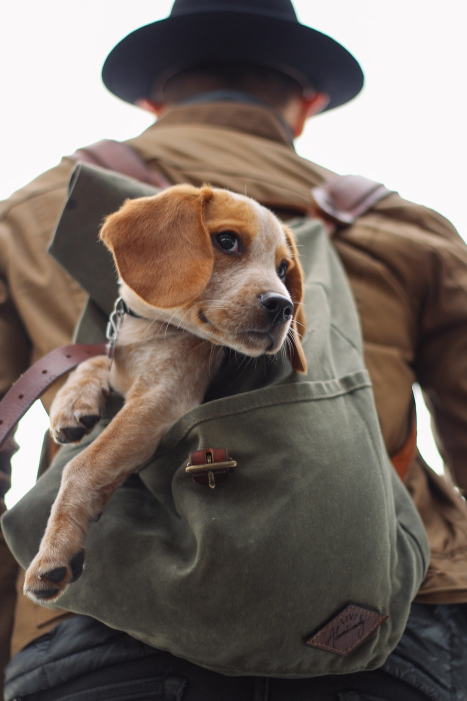
#> input picture course material/DATA/dog_backpack.jpg, 934 x 1401 px (shown at 1/2 size)
$ jupyter execute Ex02-Image-Basics-Assessment.ipynb
#> lines starting #> are read from the running program, lines starting #| are printed output that depends on the picture
<a href="https://www.pieriandata.com"></a>

# Image Basics Assessment

## Complete the Tasks in bold below. Keep in mind, you may need to run some of these tasks as Python scripts.

----------
#### TASK: Open the *dog_backpack.jpg* image from the DATA folder and display it in the notebook. Make sure to correct for the RGB order.

[cell 1]
import matplotlib.pyplot as plt
import cv2

[cell 2]
img_orig = cv2.imread('course material/DATA/dog_backpack.jpg')
#> img_orig is the input picture: shape (1401, 934, 3); mean B, G, R 99.5, 106.7, 118.1
img = img_orig.copy()

[cell 3]
plt.imshow(img)

[cell 4]
img = cv2.cvtColor(img, cv2.COLOR_BGR2RGB)
plt.imshow(img)
img_orig = img

#### TASK: Flip the image upside down and display it in the notebook.

[cell 5]
img = cv2.flip(img,-1)
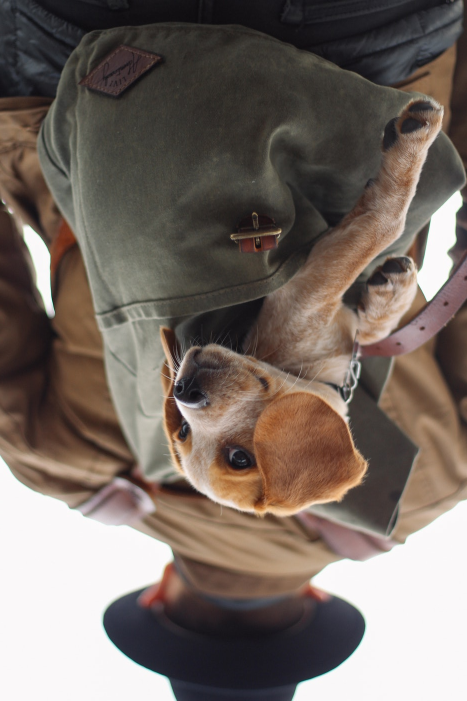
#> img: shape (1401, 934, 3) (shown at 1/2 size); mean R, G, B 118.1, 106.7, 99.5
plt.imshow(img)

#### TASK: Draw an empty RED rectangle around the dogs face and display the image in the notebook.

[cell 6]
#flip again to next task
img = cv2.flip(img,0)
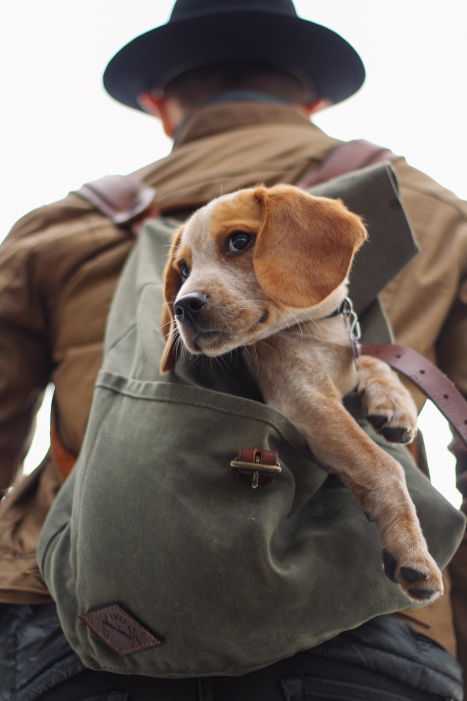
#> img: shape (1401, 934, 3) (shown at 1/2 size); mean R, G, B 118.1, 106.7, 99.5
img = cv2.flip(img,1)
plt.imshow(img)

[cell 7]
cv2.rectangle(img,pt1=(200,360),pt2=(600,730),color=(255,0,0),thickness=5)
plt.imshow(img)

#### TASK: Draw a BLUE TRIANGLE in the middle of the image. The size and angle is up to you, but it should be a triangle (three sides) in any orientation.

[cell 8]
import numpy as np
img = img_orig.copy()
vertices = np.array([ [200,600], [600,600], [400,400] ])
pts = vertices.reshape((-1,1,2))
cv2.polylines(img,[pts],isClosed=True,color=(0,255,0),thickness=5)
plt.imshow(img)

### BONUS TASK. Can you figure our how to fill in this triangle? It requires a different function that we didn't show in the lecture! See if you can use google search to find it.

[CLICK ME FOR A DIRECT LINK TO THE HINT](https://docs.opencv.org/3.0-beta/modules/imgproc/doc/drawing_functions.html#fillpoly)

[cell 9]
img = img_orig.copy()
vertices = np.array([ [200,600], [600,600], [400,400] ])
pts = vertices.reshape((-1,1,2))
cv2.fillPoly(img,[pts],(0,255,0))
plt.imshow(img)

[cell 10]
#check if it is a rectangle triangle just for fun
vertices = np.array([ [200,600], [600,600], [400,800] ])
pts = vertices.reshape((-1,1,2))
cv2.fillPoly(img,[pts],(0,255,0))
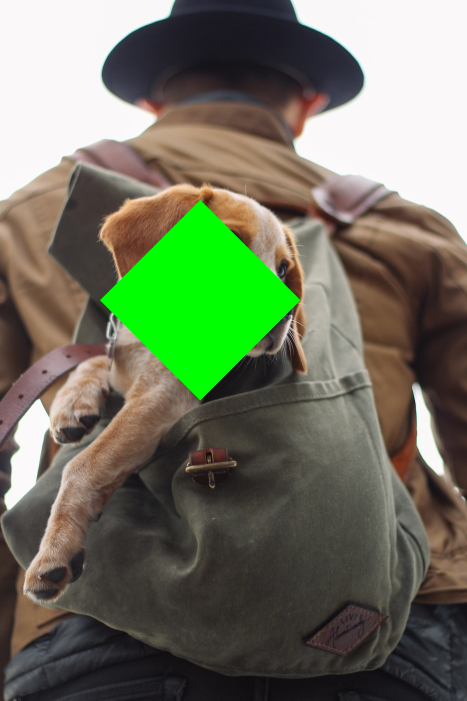
#> img: shape (1401, 934, 3) (shown at 1/2 size); mean R, G, B 110.3, 116.4, 94.6
plt.imshow(img)

#### TASK: (NOTE: YOU WILL NEED TO RUN THIS AS A SCRIPT). Create a script that opens the picture and allows you to draw empty red circles whever you click the RIGHT MOUSE BUTTON DOWN.

[cell 11]
img = img_orig.copy()

def draw_circle(event, x, y, flags, param):
    global img
    if event == cv2.EVENT_LBUTTONDOWN:
        cv2.circle(img, (x,y),100,(0,0,255),thickness=5)
cv2.namedWindow(winname='my_drawing')
cv2.setMouseCallback('my_drawing', draw_circle)


while True:
    cv2.imshow('my_drawing', img)
    if cv2.waitKey(20) & 0xFF == 27:
#> (key Esc is pressed here)

$ run again, with course material/DATA/00-puppy.jpg copied over course material/DATA/dog_backpack.jpg
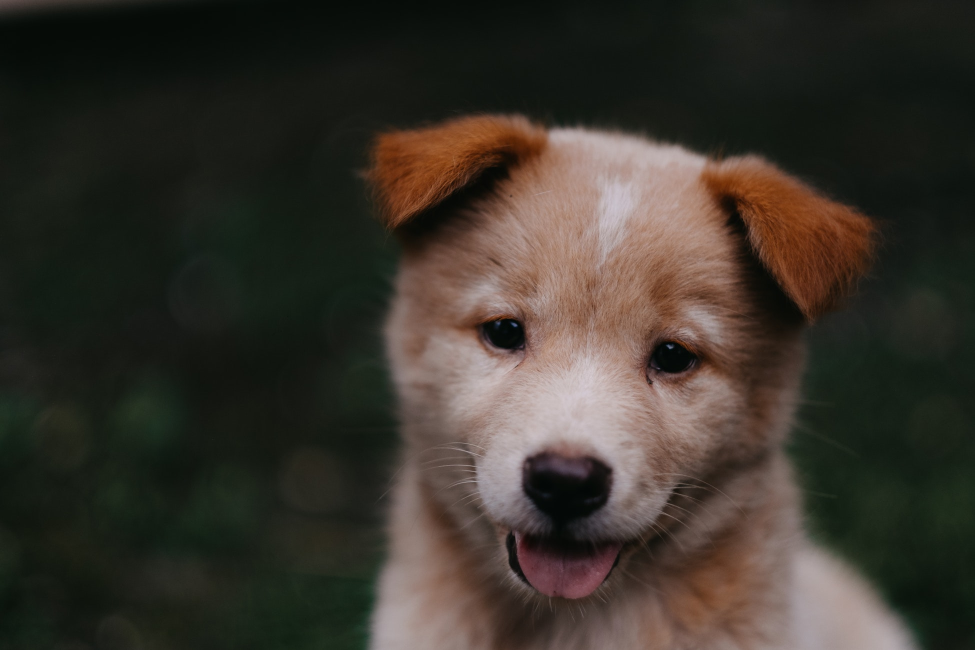
#> input picture course material/DATA/00-puppy.jpg, 1950 x 1300 px (shown at 1/2 size)
#> img_orig is the input picture: shape (1300, 1950, 3); mean B, G, R 43.8, 51.8, 57.3
#> `img = cv2.flip(img,0)`:
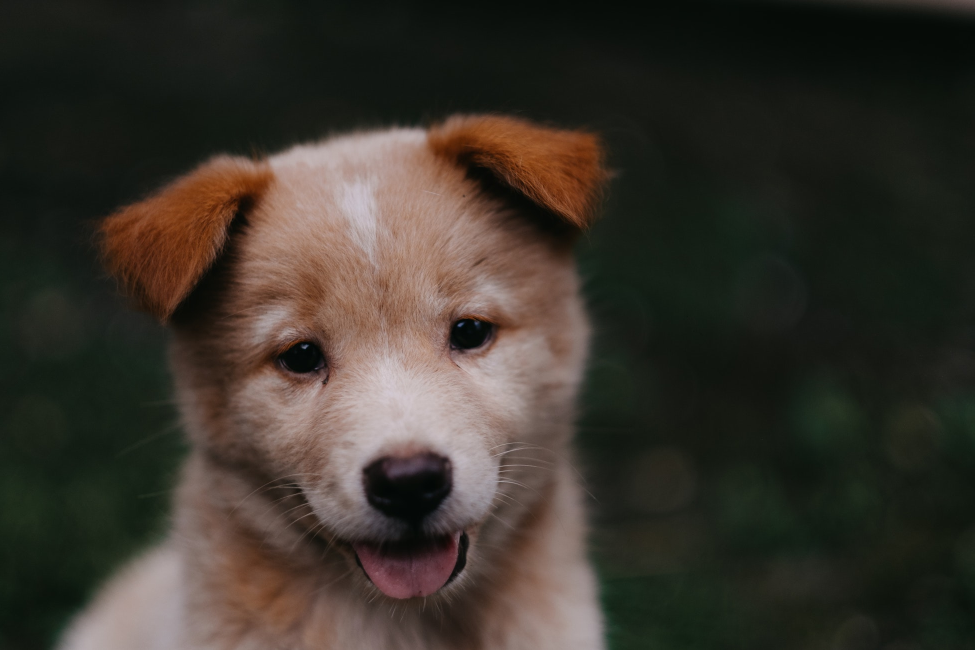
#> img: shape (1300, 1950, 3) (shown at 1/2 size); mean R, G, B 57.3, 51.8, 43.8
#> `cv2.fillPoly(img,[pts],(0,255,0))`:
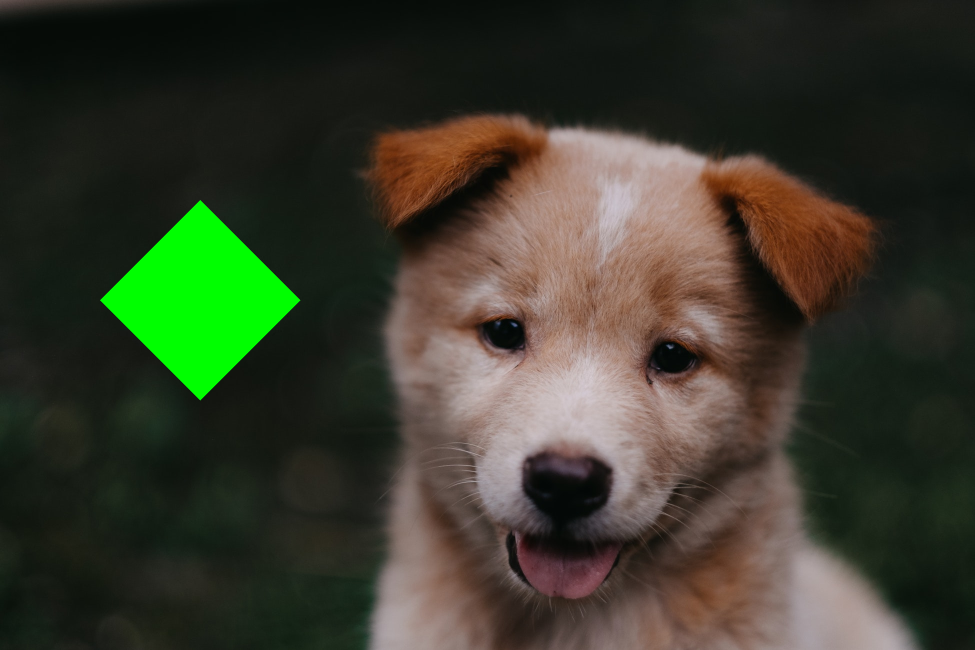
#> img: shape (1300, 1950, 3) (shown at 1/2 size); mean R, G, B 56.6, 59, 43.1

$ run again, with course material/DATA/Denis_Mukwege.jpg copied over course material/DATA/dog_backpack.jpg
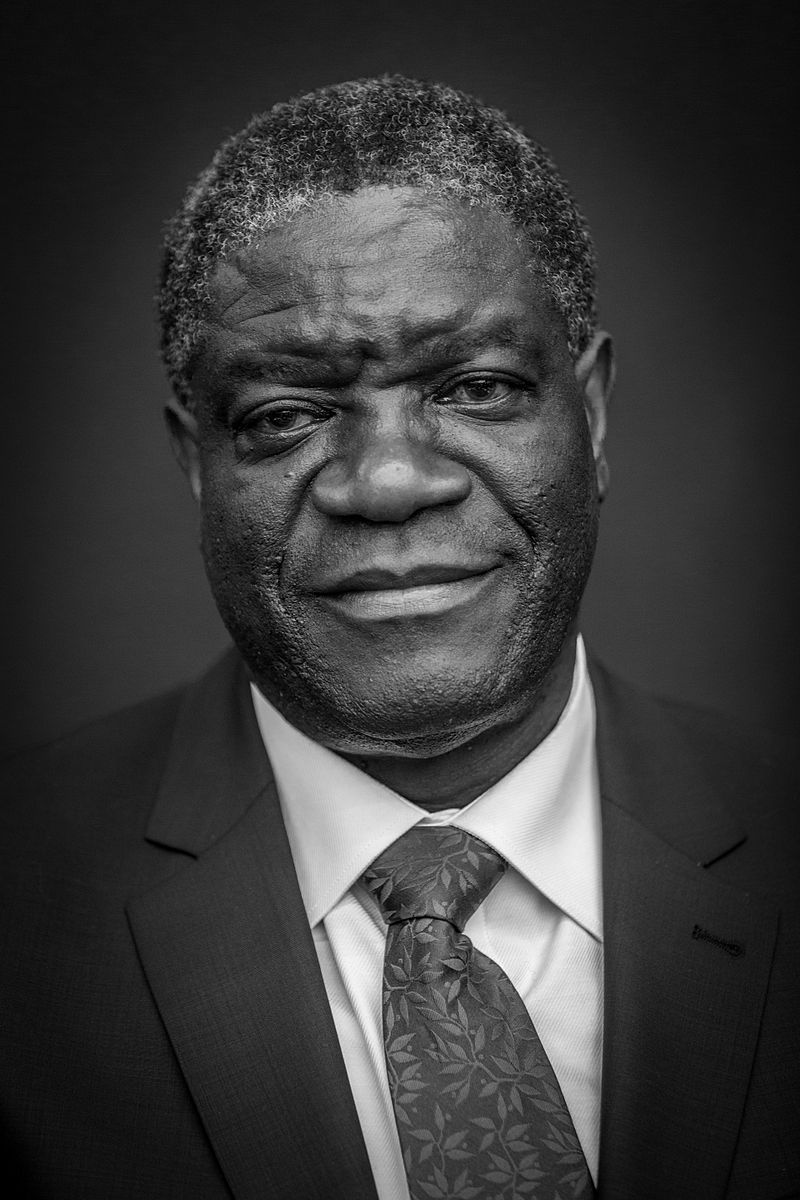
#> input picture course material/DATA/Denis_Mukwege.jpg, 800 x 1200 px
#> img_orig is the input picture: shape (1200, 800, 3); min 0, max 255, mean 58.8
#> `img = cv2.flip(img,0)`:
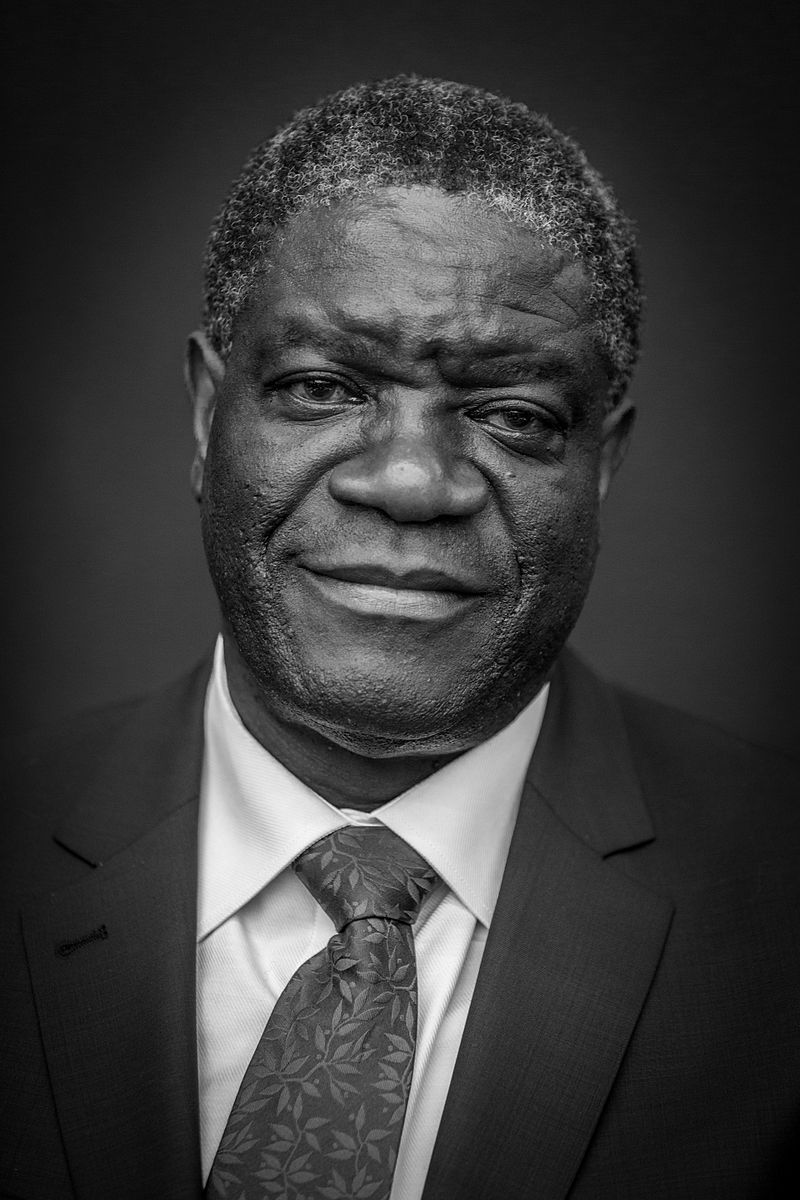
#> img: shape (1200, 800, 3); min 0, max 255, mean 58.8
#> `cv2.fillPoly(img,[pts],(0,255,0))`:
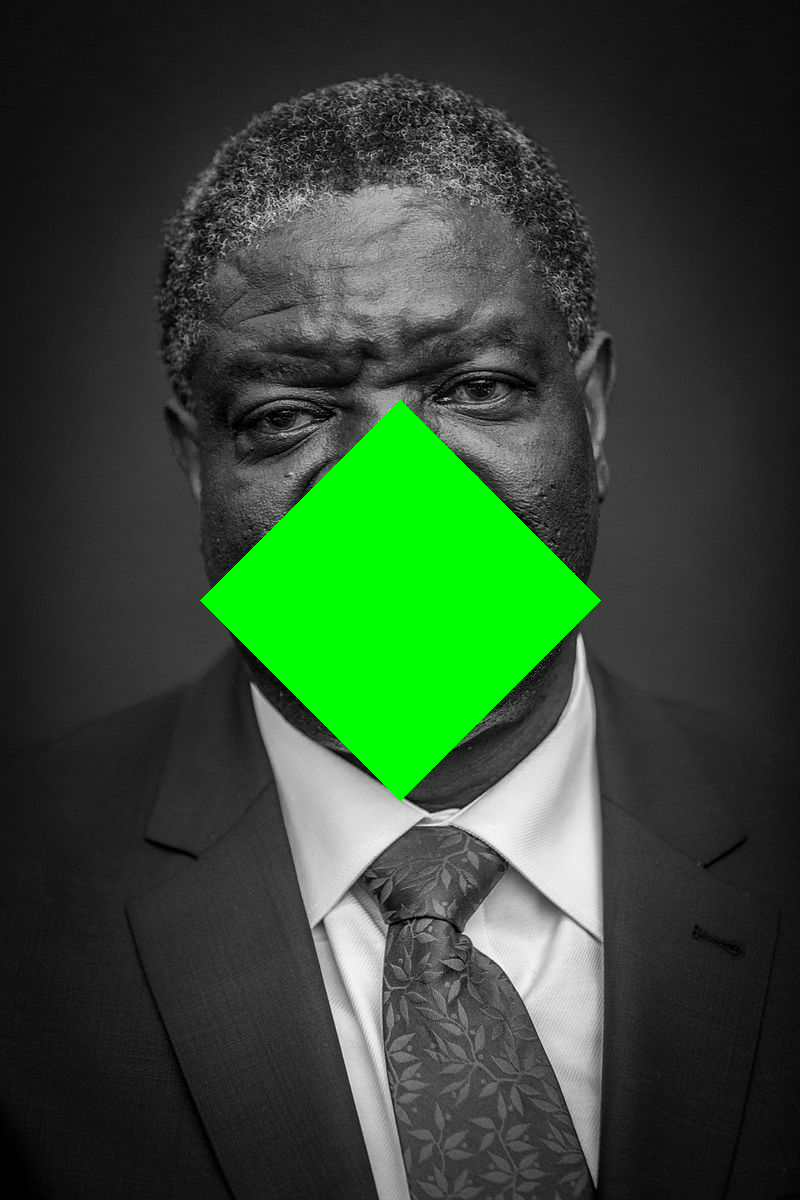
#> img: shape (1200, 800, 3); mean R, G, B 52.3, 73.7, 52.3

$ run again, with course material/DATA/Nadia_Murad.jpg copied over course material/DATA/dog_backpack.jpg
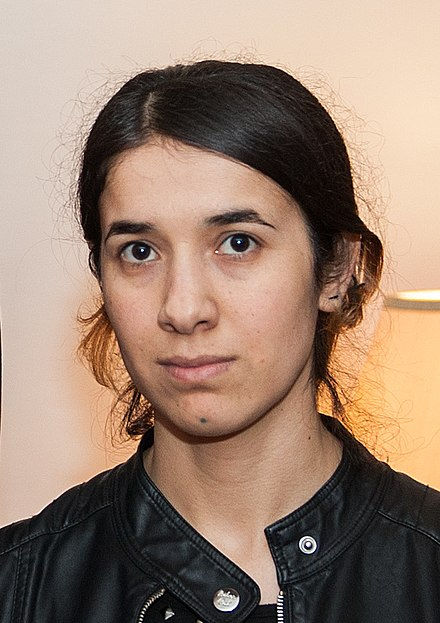
#> input picture course material/DATA/Nadia_Murad.jpg, 440 x 623 px
#> img_orig is the input picture: shape (623, 440, 3); mean B, G, R 112.7, 129.2, 153.8
#> `img = cv2.flip(img,0)`:
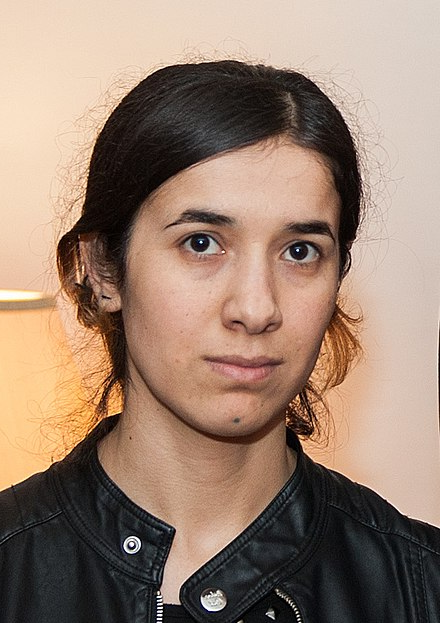
#> img: shape (623, 440, 3); mean R, G, B 153.8, 129.2, 112.7
#> `cv2.fillPoly(img,[pts],(0,255,0))`:
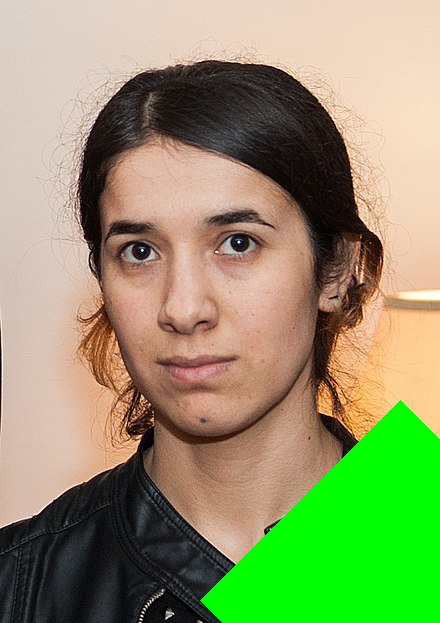
#> img: shape (623, 440, 3); mean R, G, B 145.1, 151.6, 105.9
